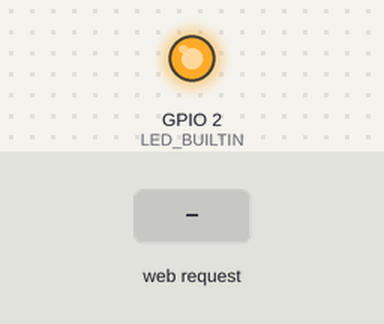
Bench run of a sketch on a simulated ESP8266 (NodeMCU). Parts: output pins drawn as LEDs (lit = HIGH, except the on-board LED, lit = LOW). Inputs (shaded band) come from the test bench. What the sketch prints to the serial monitor is not drawn.

Above: at 1.2 s.
1.3 s: HTTP request GET /led received
At 2.4 s:
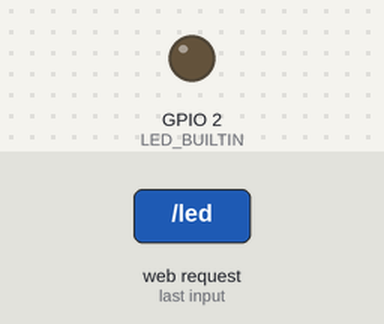
2.8 s: HTTP request GET /led?state=0 received
At 3.5 s:
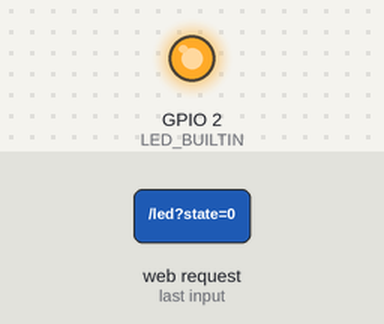
4.3 s: HTTP request GET /led?state=1 received
At 4.7 s:
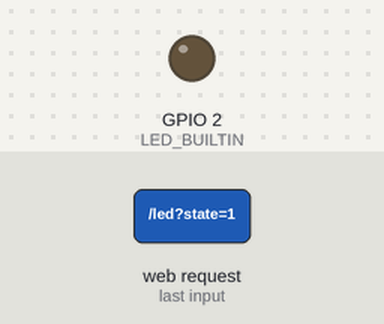
Timing chart, 0 to 7.3 s (numbered marks = the images above; inputs shaded):
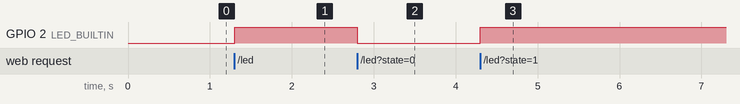

The sketch:

ledwebpage.ino
```cpp
#include<ESP8266WebServer.h>
#define username "project"
#define password "12345678"
ESP8266WebServer server;

String ledwebpage="<!DOCTYPE html><html><head><title>LED Controller</title><h1><center>LED Controller</center></h1></head><body><form><center><button type=\"submit\" name=\"state\" value=\"0\"><b>LED ON</b><br><br></button><button type=\"submit\" name=\"state\" value=\"1\"><b>LED OFF</b></button></center></form></body></html>";

void setup() {
  // put your setup code here, to run once:
  Serial.begin(115200);
  pinMode(LED_BUILTIN,OUTPUT);
  WiFi.softAP(username,password);
  Serial.println(" ");
  Serial.println("IP Address ");
  Serial.println("||");
  Serial.println("\\/");
  Serial.println(WiFi.softAPIP());
  server.begin();
  server.on("/led",led);
}

void loop() {
  // put your main code here, to run repeatedly:
  server.handleClient();
}

void led(){
  server.send(200,"text/html",ledwebpage);
  if((server.arg("state")=="0"))
  {
    digitalWrite(LED_BUILTIN,LOW);
  }
  else
  {
    digitalWrite(LED_BUILTIN,HIGH);
  }
}
```

Measured:
- after the input at 1.3 s, GPIO 2 (LED_BUILTIN): LOW → HIGH at once
- after the input at 2.8 s, GPIO 2 (LED_BUILTIN): HIGH → LOW at once
- after the input at 4.3 s, GPIO 2 (LED_BUILTIN): LOW → HIGH at once
